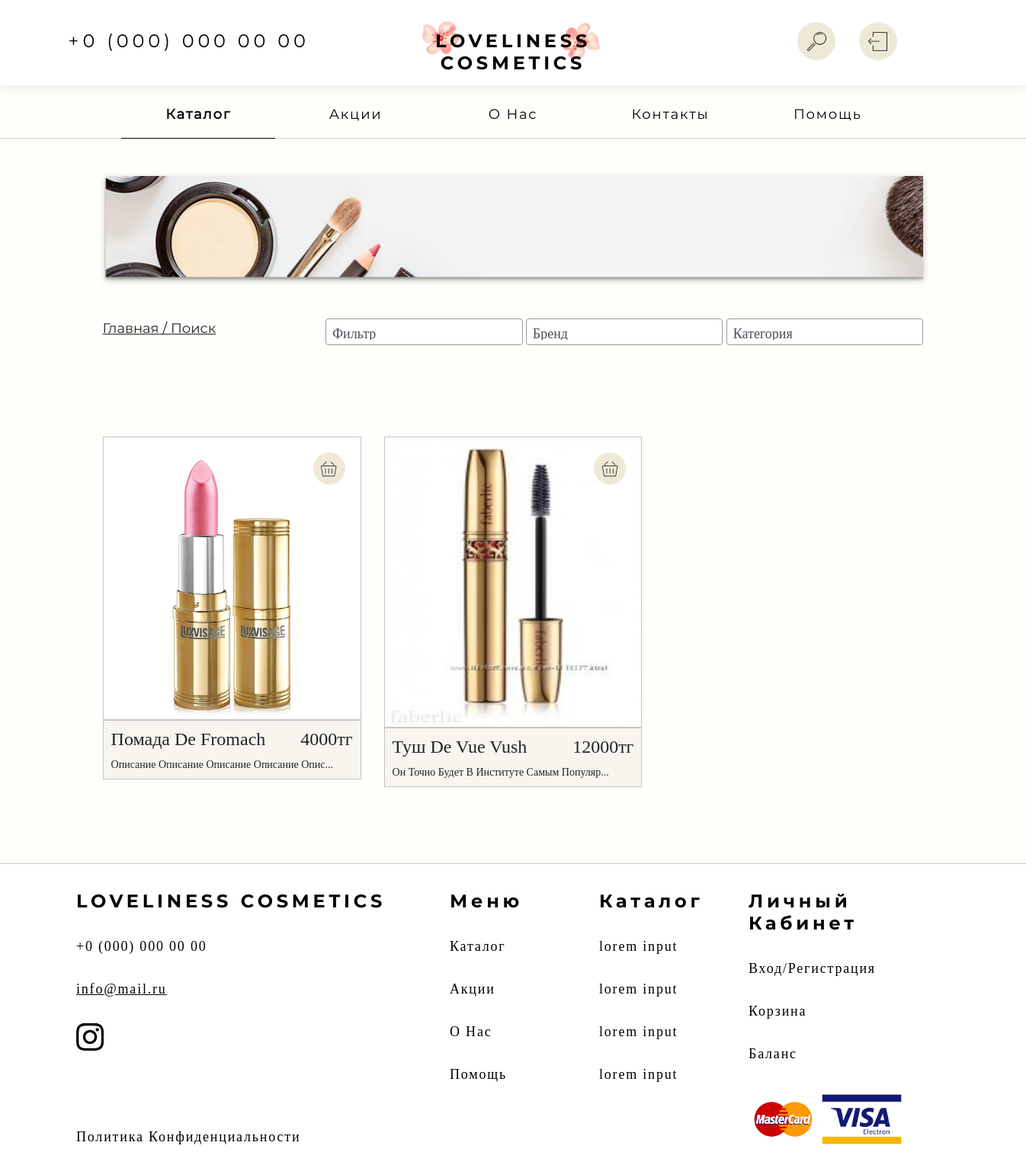
Screenshot of /search with the database file from the repository.
### main/models.py (models this page shows, shortened)
class Product(models.Model):
    name = models.TextField(default='')
    description = models.TextField(default='')
    price = models.IntegerField(null=True, blank=True)
    pub_date = models.DateTimeField(default=timezone.now)
    category =  models.ForeignKey(Category, on_delete=models.CASCADE, blank=True, null=True)
    brand =  models.ForeignKey(Brand, on_delete=models.CASCADE, blank=True, null=True)
    images = models.ManyToManyField(Image, blank=True)
    count_on_shop = models.IntegerField(null=True, blank=True, default=0)

class Image(models.Model):
    img_url = models.TextField(default='')
    name = models.TextField(default='')
    absolute_path = models.TextField(default='')

### main/views.py (the view)
def products(request):
    user = get_current_user(request)
    bag = get_users_bag(user)
    q = get_parameter(request, "q")
    q = "" if not q else q
    brand_id = get_parameter(request, "brand")
    category_id = get_parameter(request, "category")
    brand = None
    category = None
    try:
        brand = Brand.objects.get(id=brand_id)
    except:
        pass
    try:
        category = Category.objects.get(id=category_id)
    except:
        pass
    price = get_parameter(request, "optional")
    blocks = filter_products(request)
    paginator = Paginator(blocks, COUNT_PRODUCTS_ON_PAGE)
    paginated_blocks, pages = get_paginated_blogs(request, paginator)
    brands = Brand.objects.all()
    return render(request, "products.html", {
        "user": user,
        "bag": bag,
        "pages": pages,
        "products": paginated_blocks,
        "brand": brand,
        "price": price,
        "category": category,
        "q": q,
        "price_values": {
            "all": "Фильтр",
            "cheaper": "Дешевле",
            "expencive": "Дороже",
            "popular": "Популярное",
        },
        "brands": brands,
        "categories": pack(list(Category.objects.all())),
        "all_categories": Category.objects.all()
    })

### main/views.py (called while the page is built)
def pack(_list):
    new_list = zip(_list[::2], _list[1::2])
    return new_list

def get_current_user(req):
    try:
        user_id = req.session["user_id"]
        role = req.session["role"]
        user = User.objects.get(id=user_id)
        return user
    except Exception as error:
        print(error)
        return None

def get_users_bag(user):
    try:
        bag = Bag.objects.get(owner=user)
        return bag
    except:
        return None

def get_parameter(request, name):
    try:
        return request.GET[name]
    except:
        return None

def session_parameter(request, name):
    try:
        return request.session[name]
    except:
        return None

def get_paginated_blogs(request, paginator):
    page = request.GET.get('page')
    try:
        page = int(page)
    except:
        page = 1
    a = ""
    block = ""
    pages=[]
    if page:
        try:
            block = paginator.page(page)
        except EmptyPage:
            block = paginator.page(paginator.num_pages)
            page = paginator.num_pages
        for i in range(page-2, page+3):
            try:
                a = paginator.page(i)
                pages.append(i)
            except:
                continue
        print(pages)
        if pages[-1] != paginator.num_pages:
            pages.append(paginator.num_pages)
        if pages[0] != 1:
            pages.insert(0, 1)
    else:
        pages = [1,2,3,4,5,paginator.num_pages]
        block = paginator.page(1)
    return block, pages

### main/templates/products.html (shortened to what this page needs)
{% extends "base.html" %}
{% load static %}
{% block styles %}
    <link rel="stylesheet" href="{% static 'css/categories.css' %}">
    <link rel="stylesheet" href="{% static 'css/catalog.css' %}">
    <link rel="stylesheet" href="{% static 'css/product.css' %}">
    <link rel="stylesheet" href="{% static 'css/popular-block.css' %}">
{% endblock %}
{%block catalog%}active-menu{%endblock%}
{% block content %}
    <div class="wrap-content">
        <br><br>
        <div class="title-block">
        </div>
        <br><br>
        <div class="top-block">
            <div class="route">
                <a href="{%url 'main:index'%}">Главная</a> / Поиск
            </div>
            <div class="filter-block">
                <form action="" method="GET">
                    <div class="wrapper">
                        <select name="optional" class="form-control"  id="select-price"  onfocus='this.size=5;' onblur='this.size=1;'>
                            {% for key, value in price_values.items %}
                                <option {%if key == price%} selected {%endif%}value="{{key}}">{{value}}</option>
                            {% endfor%}
                        </select>
                    </div>
                   <div class="wrapper">
                        <select name="brand" class="form-control" id="select-brand"  onfocus='this.size=5;' onblur='this.size=1;' >
                            <option value="">Бренд</option>
                        </select>
                   </div>
                    <div class="wrapper">
                        <select name="category" class="form-control" id="select-category"  onfocus='this.size=5;' onblur='this.size=1;' >
                            <option value="">Категория</option>
                        </select>
                    </div>
                </form>
            </div>
        </div>
        {% if products %}
        <div class="comments" style="margin-bottom: 40px; margin-top: 120px;">
            <div class="popular-wrap">
                <div class="row">
                    {%for product in products %}
                        <div class="col-md-4 col-12">
                            <div class="popular-block">
                                <a href="{% url 'main:product' product.id%}">
                                    <div class="popular-image-block">
                                        {% with product.images.all|first as image %}
                                        <img src="{{image.img_url}}" alt="" class="popular-image">
                                        {% endwith %}
                                    </div>
                                    <div class="popular-under-block">
                                        <div class="container">
                                            <div class="row">
                                                <div class="popular-title">{{product.name}}</div>
                                                <div class="popular-price">{{product.price}}тг</div>
                                            </div>
                                        </div>
                                        <div class="popular-text">{{product.description|slice:"0:40"}}...</div>
                                    </div>
                                </a>
                                <form action="{% url 'main:add_product_to_bag'%}" method="POST">
                                    <div class="popular-icon" onclick="buy({{product.id}}, true)"></div>
                                </form>
                            </div>
                        </div>
                    {%endfor%}
                </div>
            </div>
        </div>
        {% else %}
            <h2 class="empty-text">Ничего не найдено!</h2>
        {% endif %}
{% endblock %}

### main/static/css/main.css (style rules this page uses)
.route { font-family: "Montserrat-Regular"; text-decoration: underline; font-size: 18px; }
body { background-color: #FEFFFA; }
.title-block { position: relative; width: 100%; height: 140px; background-repeat: no-repeat; background-size: cover; filter: drop-shadow(0px 3px 4px rgba(0, 0, 0, 0.25)); }
.wrap-content { padding-left: 10%; padding-right: 10%; }
a { text-decoration: none; color: inherit; }

### main/static/css/catalog.css (style rules this page uses)
.top-block { position: relative; height: 35px; margin-bottom: 3%; }
.route { position: absolute; left: 0; }
.filter-block { position: absolute; right: 0; width: 80%; text-align: right; }
.filter-block select { border: 1px solid #999999; width: 100%; height: 35px; font-size: 18px; font-weight: 300; font-family: Montserrat; padding-left: 3%; margin-left: auto; -moz-appearance:none; -webkit-appearance:none; }

### main/static/css/product.css (style rules this page uses)
.comments { margin-top: 120px; width: 100%; }
.popular-wrap { width: 100%; padding-left: 0%; padding-right: 0%; }

### main/static/css/popular-block.css (style rules this page uses)
.popular-block { width: 100%; margin-bottom: 60px; position: relative; }
.popular-image-block { width: 100%; border: 1px solid #C4C4C4; position: relative; }
.popular-image { width: 100%; max-height: 380px; background-size: cover; }
.popular-under-block { width: 100%; padding: 10px; background: #F7F5EE; border: 1px solid #C4C4C4; }
.popular-title, .popular-price { display: inline-block; font-family: Montserrat; font-style: normal; font-size: 24px; line-height: 29px; }
.popular-title { font-weight: 300; }
.popular-price { font-weight: 500; margin-left: auto; }
.popular-text { font-family: Montserrat; font-style: normal; font-weight: normal; font-size: 14px; line-height: 17px; text-transform: capitalize; margin-top: 10px; }
.popular-icon { width: 42px; height: 42px; position: absolute; right: 21px; top: 21px; border-radius: 50%; background-color: #EEE9D7; background-image: url('../images/icons/basket.svg'); background-size: 50%; background-repeat: no-repeat; background-position: center; cursor: pointer; }

### rows the page displays
Product: img_url (picture), name "Помада De Fromach", price "4000", description "Описание Описание Описание Описание Опис"
Product: img_url (picture), name "Туш De Vue Vush", price "12000", description "Он Точно Будет В Институте Самым Популяр"

### other values shown
form field optional "Фильтр"
